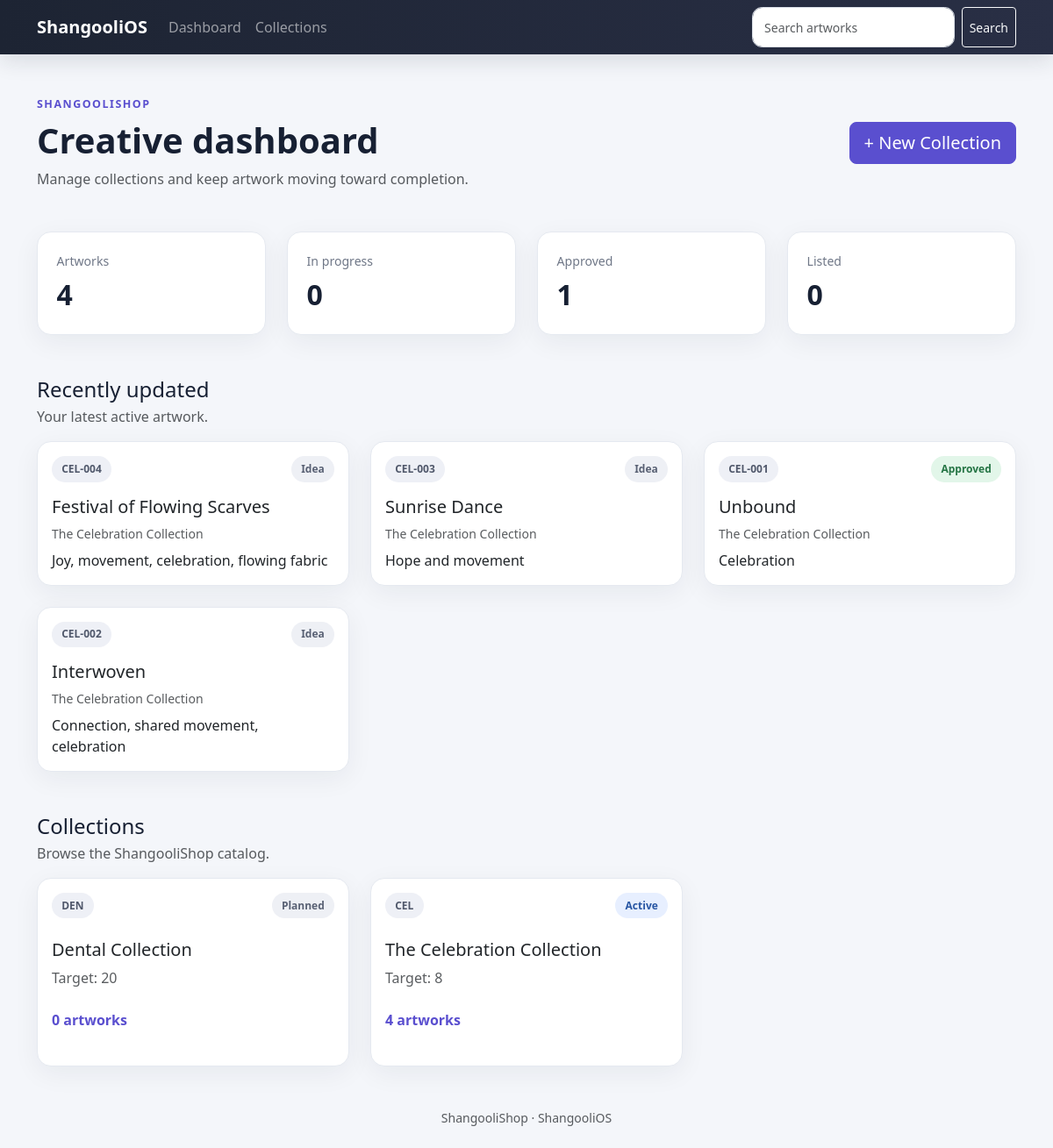
The page / on the database its author committed.
### tables this page shows
CREATE TABLE artworks (
    id INTEGER PRIMARY KEY AUTOINCREMENT,
    artwork_code TEXT NOT NULL UNIQUE,
    collection_id INTEGER NOT NULL,
    sequence_number INTEGER NOT NULL,
    public_title TEXT NOT NULL,
    working_title TEXT,
    theme TEXT,
    status TEXT NOT NULL DEFAULT 'idea',
    created_at TEXT NOT NULL DEFAULT CURRENT_TIMESTAMP,
    updated_at TEXT NOT NULL DEFAULT CURRENT_TIMESTAMP, story TEXT,

    FOREIGN KEY (collection_id)
        REFERENCES collections(id),

    UNIQUE (collection_id, sequence_number)
);

CREATE TABLE collections (
    id INTEGER PRIMARY KEY AUTOINCREMENT,
    brand_id INTEGER,
    code TEXT NOT NULL UNIQUE,
    name TEXT NOT NULL UNIQUE,
    collection_type TEXT NOT NULL,
    vertical TEXT NOT NULL,
    target_artwork_count INTEGER,
    status TEXT NOT NULL DEFAULT 'planned',
    notes TEXT,
    created_at TEXT NOT NULL DEFAULT CURRENT_TIMESTAMP,
    updated_at TEXT NOT NULL DEFAULT CURRENT_TIMESTAMP,

    FOREIGN KEY (brand_id)
        REFERENCES brands(id)
);

### web/app.py (the view)
@app.get("/")
def home(request: Request):
    return templates.TemplateResponse(
        request=request,
        name="index.html",
        context=get_dashboard(),
    )

### web/templates/index.html (shortened to what this page needs)
{% extends "base.html" %}
{% block content %}
<div class="hero-panel mb-5">
    <div>
        <div class="eyebrow">ShangooliShop</div>
        <h1 class="display-6 fw-bold mb-2">Creative dashboard</h1>
        <p class="text-muted mb-0">
            Manage collections and keep artwork moving toward completion.
        </p>
    </div>
    <a href="/collections/new" class="btn btn-primary btn-lg">
        + New Collection
    </a>
</div>
<div class="row g-4 mb-5">
    <div class="col-6 col-lg-3">
        <div class="metric-card">
            <div class="metric-label">Artworks</div>
            <div class="metric-value">{{ stats["total_artworks"] or 0 }}</div>
        </div>
    </div>
    <div class="col-6 col-lg-3">
        <div class="metric-card">
            <div class="metric-label">In progress</div>
            <div class="metric-value">{{ stats["in_progress"] or 0 }}</div>
        </div>
    </div>
    <div class="col-6 col-lg-3">
        <div class="metric-card">
            <div class="metric-label">Approved</div>
            <div class="metric-value">{{ stats["approved"] or 0 }}</div>
        </div>
    </div>
    <div class="col-6 col-lg-3">
        <div class="metric-card">
            <div class="metric-label">Listed</div>
            <div class="metric-value">{{ stats["listed"] or 0 }}</div>
        </div>
    </div>
</div>
<div class="d-flex justify-content-between align-items-center mb-3">
    <div>
        <h2 class="h4 mb-1">Recently updated</h2>
        <p class="text-muted mb-0">Your latest active artwork.</p>
    </div>
</div>
<div class="row g-4 mb-5">
    {% for artwork in recent_artworks %}
    <div class="col-md-6 col-lg-4">
        <a
            href="/artworks/{{ artwork['artwork_code'] }}"
            class="card-link"
        >
            <div class="card app-card h-100">
                <div class="card-body">
                    <div class="d-flex justify-content-between mb-3">
                        <span class="code-pill">
                            {{ artwork["artwork_code"] }}
                        </span>
                        <span class="status-pill status-{{ artwork['status'] }}">
                            {{ artwork["status"] }}
                        </span>
                    </div>
                    <h3 class="h5 text-dark mb-2">
                        {{ artwork["public_title"] }}
                    </h3>
                    <p class="text-muted small mb-2">
                        {{ artwork["collection_name"] }}
                    </p>
                    {% if artwork["theme"] %}
                    <p class="text-dark mb-0">
                        {{ artwork["theme"] }}
                    </p>
                    {% endif %}
                </div>
            </div>
        </a>
    </div>
    {% else %}
    <div class="col-12">
        <div class="empty-state">
            No active artwork yet.
        </div>
    </div>
    {% endfor %}
</div>
<div id="collections" class="d-flex justify-content-between align-items-center mb-3">
    <div>
        <h2 class="h4 mb-1">Collections</h2>
        <p class="text-muted mb-0">Browse the ShangooliShop catalog.</p>
    </div>
</div>
<div class="row g-4">
    {% for collection in collections %}
    <div class="col-md-6 col-lg-4">
        <a
            href="/collections/{{ collection['code'] }}"
            class="card-link"
        >
            <div class="card app-card collection-card h-100">
                <div class="card-body">
                    <div class="d-flex justify-content-between mb-4">
                        <span class="code-pill">{{ collection["code"] }}</span>
                        <span class="status-pill status-{{ collection['status'] }}">
                            {{ collection["status"] }}
                        </span>
                    </div>
                    <h3 class="h5 text-dark mb-2">
                        {{ collection["name"] }}
                    </h3>
                    <p class="text-muted mb-4">
                        Target: {{ collection["target_artwork_count"] or 0 }}
                    </p>
                    <div class="collection-count">
                        {{ collection["artwork_count"] or 0 }}
                        artwork{% if collection["artwork_count"] != 1 %}s{% endif %}
                    </div>
                </div>
            </div>
        </a>
    </div>
    {% endfor %}
</div>
{% endblock %}

### web/templates/base.html (shortened to what this page needs)
<!DOCTYPE html>
<html lang="en">
<head>
    <link
        href="https://cdn.jsdelivr.net/npm/bootstrap@5.3.3/dist/css/bootstrap.min.css"
        rel="stylesheet"
    >
    <link
        href="{{ url_for('static', path='style.css') }}"
        rel="stylesheet"
    >
</head>
<body>
    <nav class="navbar navbar-expand-lg navbar-dark app-navbar sticky-top">
        <div class="container">
            <a class="navbar-brand fw-bold" href="/">ShangooliOS</a>
            <div class="collapse navbar-collapse" id="mainNavigation">
                <div class="navbar-nav me-auto">
                    <a class="nav-link" href="/">Dashboard</a>
                    <a class="nav-link" href="/#collections">Collections</a>
                </div>
                <form class="d-flex" method="get" action="/search">
                    <input
                        class="form-control form-control-sm me-2"
                        type="search"
                        name="q"
                        placeholder="Search artworks"
                        aria-label="Search artworks"
                    >
                    <button class="btn btn-sm btn-outline-light" type="submit">
                        Search
                    </button>
                </form>
            </div>
        </div>
    </nav>
    <main class="container py-5">
        {% block content %}{% endblock %}
    </main>
    <footer class="container pb-4 text-center text-muted small">
        ShangooliShop · ShangooliOS
    </footer>
</body>
</html>

### web/static/style.css (style rules this page uses)
:root { --ink: #172033; --muted: #6f7787; --surface: #ffffff; --page: #f4f6fa; --border: #e5e9f0; --brand: #5a4fcf; --brand-dark: #453bb3; }
body { background: var(--page); color: var(--ink); min-height: 100vh; }
.app-navbar { background: linear-gradient(90deg, #1d2433, #292f45); box-shadow: 0 8px 24px rgba(23, 32, 51, 0.12); }
.hero-panel, .page-header { display: flex; justify-content: space-between; align-items: center; gap: 2rem; }
.eyebrow { color: var(--brand); font-size: 0.78rem; font-weight: 800; letter-spacing: 0.12em; margin-bottom: 0.45rem; text-transform: uppercase; }
.metric-card, .app-card, .empty-state { background: var(--surface); border: 1px solid var(--border); border-radius: 1rem; box-shadow: 0 8px 30px rgba(23, 32, 51, 0.06); }
.metric-card { padding: 1.35rem; }
.metric-label { color: var(--muted); font-size: 0.88rem; margin-bottom: 0.25rem; }
.metric-value { font-size: 2rem; font-weight: 750; }
.app-card { border: 1px solid var(--border); transition: transform 140ms ease, box-shadow 140ms ease; }
.card-link { color: inherit; text-decoration: none; }
.collection-card { min-height: 215px; }
.collection-count { color: var(--brand); font-weight: 700; }
.code-pill, .status-pill, .readiness-pill { border-radius: 999px; display: inline-block; font-size: 0.75rem; font-weight: 750; padding: 0.36rem 0.7rem; text-transform: capitalize; }
.code-pill { background: #eef0f6; color: #50586b; }
.status-pill { background: #edf0f5; color: #596174; }
.status-idea, .status-planned { background: #eef0f5; color: #596174; }
.status-creating, .status-active { background: #e7efff; color: #2856a3; }
.status-approved, .status-complete { background: #e2f6e9; color: #257545; }
.form-control, .form-select { border-color: #dce1e9; border-radius: 0.7rem; padding: 0.72rem 0.85rem; }
.btn-primary { background: var(--brand); border-color: var(--brand); }

### rows shown on the page
artworks: artwork_code "CEL-004", status "Idea", public_title "Festival of Flowing Scarves", collection_name "The Celebration Collection", theme "Joy, movement, celebration, flowing fabric"
artworks: artwork_code "CEL-003", status "Idea", public_title "Sunrise Dance", collection_name "The Celebration Collection", theme "Hope and movement"
artworks: artwork_code "CEL-001", status "Approved", public_title "Unbound", collection_name "The Celebration Collection", theme "Celebration"
artworks: artwork_code "CEL-002", status "Idea", public_title "Interwoven", collection_name "The Celebration Collection", theme "Connection, shared movement, celebration"
collections: code "DEN", status "Planned", name "Dental Collection", target_artwork_count "20", collection "0"
collections: code "CEL", status "Active", name "The Celebration Collection", target_artwork_count "8", collection "4"

### other values the page prints
{{ stats["total_artworks"] or 0 }} "4"
{{ stats["in_progress"] or 0 }} "0"
{{ stats["approved"] or 0 }} "1"
{{ stats["listed"] or 0 }} "0"
